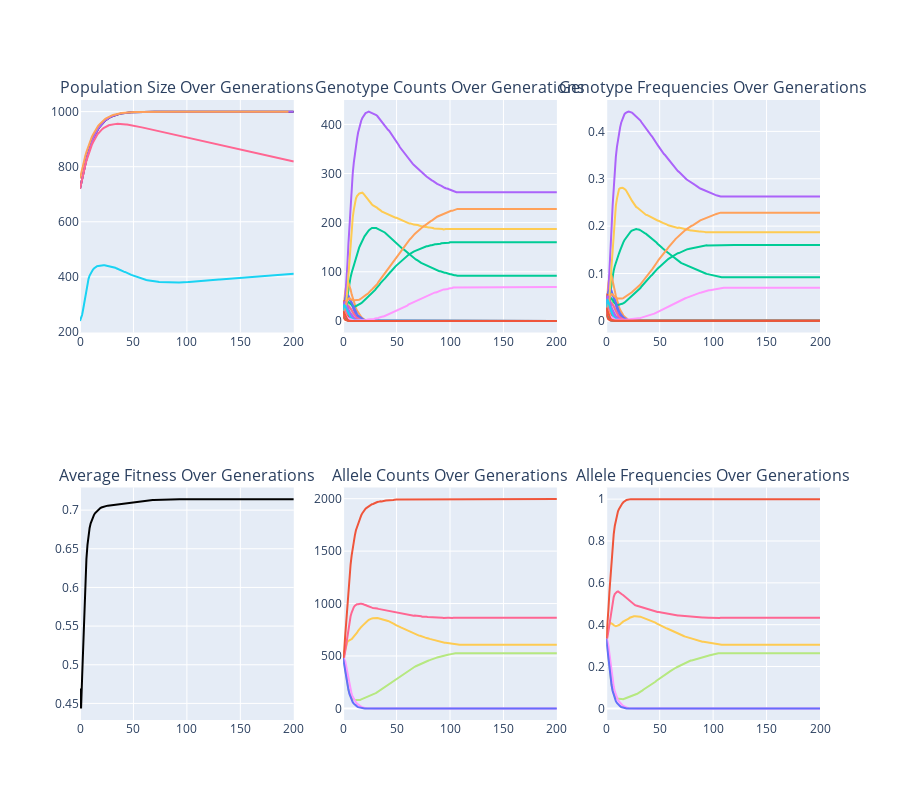

Notebook source saved alongside this figure:
### Code cell
# 2 loci with 3 alleles each (Randomly generated, not HW equilibrium)

generations=200
growth_rate=0.1
drift=0
carrying_capacity = 1000
bottleneck_yr=None
bottleneck_pop=None
covariance=0
small_pop_inbreeding=0

# Randomly generate genotype data
# Example usage:
loci = 2
alleles = 3
Nm_min = 10
Nm_max = 10
Nf_min = 10
Nf_max = 10
seed = None

genotype_data = generate_genotype_data(loci, alleles, Nm_min, Nm_max, Nf_min, Nf_max, seed)


mutations=None

pop_gen(
    generations,
    genotype_data,
    growth_rate,
    carrying_capacity,
    drift,
    mutations,
    bottleneck_yr,
    bottleneck_pop,
    covariance,
    small_pop_inbreeding
)

# Print genotype counts and fitness
# for genotype, data in genotype_data.items():
#     print(f"{genotype}: {data}")

### Figure 1 — Plotly figure (JSON) as saved in the notebook; plotly's stock layout.template omitted (floating-point values rounded to 4 significant figures; data arrays with more than 128 entries replaced by an {"elided": "..."} marker saying what was removed)
{"data": [{"hoverinfo": "text", "line": {"color": "black"}, "mode": "lines", "name": "N", "showlegend": false, "text": {"elided": "201 str values"}, "type": "scatter", "x": {"elided": "201 int values"}, "xaxis": "x", "y": {"elided": "201 float values"}, "yaxis": "y"}, {"hoverinfo": "text", "line": {"color": "#AB63FA"}, "mode": "lines", "name": "Ne (Sex Ratios)", "showlegend": false, "text": {"elided": "201 str values"}, "type": "scatter", "x": {"elided": "201 int values"}, "xaxis": "x", "y": {"elided": "201 float values"}, "yaxis": "y"}, {"hoverinfo": "text", "line": {"color": "#FFA15A"}, "mode": "lines", "name": "Ne (Size Variation)", "showlegend": false, "text": {"elided": "196 str values"}, "type": "scatter", "x": {"elided": "196 int values"}, "xaxis": "x", "y": {"elided": "196 float values"}, "yaxis": "y"}, {"hoverinfo": "text", "line": {"color": "#19D3F3"}, "mode": "lines", "name": "Ne (Allele Variation)", "showlegend": false, "text": {"elided": "201 str values"}, "type": "scatter", "x": {"elided": "201 int values"}, "xaxis": "x", "y": {"elided": "201 float values"}, "yaxis": "y"}, {"hoverinfo": "text", "line": {"color": "#FF6692"}, "mode": "lines", "name": "Ne (Inbreeding)", "showlegend": false, "text": {"elided": "201 str values"}, "type": "scatter", "x": {"elided": "201 int values"}, "xaxis": "x", "y": {"elided": "201 float values"}, "yaxis": "y"}, {"hoverinfo": "text", "line": {"color": "#19D3F3"}, "mode": "lines", "name": "A1A1, B1B1", "showlegend": false, "text": {"elided": "201 str values"}, "type": "scatter", "x": {"elided": "201 int values"}, "xaxis": "x2", "y": {"elided": "201 int values"}, "yaxis": "y2"}, {"hoverinfo": "text", "line": {"color": "#B6E880"}, "mode": "lines", "name": "A1A1, B1B2", "showlegend": false, "text": {"elided": "201 str values"}, "type": "scatter", "x": {"elided": "201 int values"}, "xaxis": "x2", "y": {"elided": "201 int values"}, "yaxis": "y2"}, {"hoverinfo": "text", "line": {"color": "#FFA15A"}, "mode": "lines", "name": "A1A1, B1B3", "showlegend": false, "text": {"elided": "201 str values"}, "type": "scatter", "x": {"elided": "201 int values"}, "xaxis": "x2", "y": {"elided": "201 int values"}, "yaxis": "y2"}, {"hoverinfo": "text", "line": {"color": "#00CC96"}, "mode": "lines", "name": "A1A1, B2B2", "showlegend": false, "text": {"elided": "201 str values"}, "type": "scatter", "x": {"elided": "201 int values"}, "xaxis": "x2", "y": {"elided": "201 int values"}, "yaxis": "y2"}, {"hoverinfo": "text", "line": {"color": "#AB63FA"}, "mode": "lines", "name": "A1A1, B2B3", "showlegend": false, "text": {"elided": "201 str values"}, "type": "scatter", "x": {"elided": "201 int values"}, "xaxis": "x2", "y": {"elided": "201 int values"}, "yaxis": "y2"}, {"hoverinfo": "text", "line": {"color": "#FF97FF"}, "mode": "lines", "name": "A1A1, B3B3", "showlegend": false, "text": {"elided": "201 str values"}, "type": "scatter", "x": {"elided": "201 int values"}, "xaxis": "x2", "y": {"elided": "201 int values"}, "yaxis": "y2"}, {"hoverinfo": "text", "line": {"color": "#B6E880"}, "mode": "lines", "name": "A1A2, B1B1", "showlegend": false, "text": {"elided": "201 str values"}, "type": "scatter", "x": {"elided": "201 int values"}, "xaxis": "x2", "y": {"elided": "201 int values"}, "yaxis": "y2"}, {"hoverinfo": "text", "line": {"color": "#FFA15A"}, "mode": "lines", "name": "A1A2, B1B2", "showlegend": false, "text": {"elided": "201 str values"}, "type": "scatter", "x": {"elided": "201 int values"}, "xaxis": "x2", "y": {"elided": "201 int values"}, "yaxis": "y2"}, {"hoverinfo": "text", "line": {"color": "#19D3F3"}, "mode": "lines", "name": "A1A2, B1B3", "showlegend": false, "text": {"elided": "201 str values"}, "type": "scatter", "x": {"elided": "201 int values"}, "xaxis": "x2", "y": {"elided": "201 int values"}, "yaxis": "y2"}, {"hoverinfo": "text", "line": {"color": "#AB63FA"}, "mode": "lines", "name": "A1A2, B2B2", "showlegend": false, "text": {"elided": "201 str values"}, "type": "scatter", "x": {"elided": "201 int values"}, "xaxis": "x2", "y": {"elided": "201 int values"}, "yaxis": "y2"}, {"hoverinfo": "text", "line": {"color": "#636EFA"}, "mode": "lines", "name": "A1A2, B2B3", "showlegend": false, "text": {"elided": "201 str values"}, "type": "scatter", "x": {"elided": "201 int values"}, "xaxis": "x2", "y": {"elided": "201 int values"}, "yaxis": "y2"}, {"hoverinfo": "text", "line": {"color": "#00CC96"}, "mode": "lines", "name": "A1A2, B3B3", "showlegend": false, "text": {"elided": "201 str values"}, "type": "scatter", "x": {"elided": "201 int values"}, "xaxis": "x2", "y": {"elided": "201 int values"}, "yaxis": "y2"}, {"hoverinfo": "text", "line": {"color": "#636EFA"}, "mode": "lines", "name": "A1A3, B1B1", "showlegend": false, "text": {"elided": "201 str values"}, "type": "scatter", "x": {"elided": "201 int values"}, "xaxis": "x2", "y": {"elided": "201 int values"}, "yaxis": "y2"}, {"hoverinfo": "text", "line": {"color": "#EF553B"}, "mode": "lines", "name": "A1A3, B1B2", "showlegend": false, "text": {"elided": "201 str values"}, "type": "scatter", "x": {"elided": "201 int values"}, "xaxis": "x2", "y": {"elided": "201 int values"}, "yaxis": "y2"}, {"hoverinfo": "text", "line": {"color": "#FFA15A"}, "mode": "lines", "name": "A1A3, B1B3", "showlegend": false, "text": {"elided": "201 str values"}, "type": "scatter", "x": {"elided": "201 int values"}, "xaxis": "x2", "y": {"elided": "201 int values"}, "yaxis": "y2"}, {"hoverinfo": "text", "line": {"color": "#00CC96"}, "mode": "lines", "name": "A1A3, B2B2", "showlegend": false, "text": {"elided": "201 str values"}, "type": "scatter", "x": {"elided": "201 int values"}, "xaxis": "x2", "y": {"elided": "201 int values"}, "yaxis": "y2"}, {"hoverinfo": "text", "line": {"color": "#AB63FA"}, "mode": "lines", "name": "A1A3, B2B3", "showlegend": false, "text": {"elided": "201 str values"}, "type": "scatter", "x": {"elided": "201 int values"}, "xaxis": "x2", "y": {"elided": "201 int values"}, "yaxis": "y2"}, {"hoverinfo": "text", "line": {"color": "#B6E880"}, "mode": "lines", "name": "A1A3, B3B3", "showlegend": false, "text": {"elided": "201 str values"}, "type": "scatter", "x": {"elided": "201 int values"}, "xaxis": "x2", "y": {"elided": "201 int values"}, "yaxis": "y2"}, {"hoverinfo": "text", "line": {"color": "#FF6692"}, "mode": "lines", "name": "A2A2, B1B1", "showlegend": false, "text": {"elided": "201 str values"}, "type": "scatter", "x": {"elided": "201 int values"}, "xaxis": "x2", "y": {"elided": "201 int values"}, "yaxis": "y2"}, {"hoverinfo": "text", "line": {"color": "#636EFA"}, "mode": "lines", "name": "A2A2, B1B2", "showlegend": false, "text": {"elided": "201 str values"}, "type": "scatter", "x": {"elided": "201 int values"}, "xaxis": "x2", "y": {"elided": "201 int values"}, "yaxis": "y2"}, {"hoverinfo": "text", "line": {"color": "#EF553B"}, "mode": "lines", "name": "A2A2, B1B3", "showlegend": false, "text": {"elided": "201 str values"}, "type": "scatter", "x": {"elided": "201 int values"}, "xaxis": "x2", "y": {"elided": "201 int values"}, "yaxis": "y2"}, {"hoverinfo": "text", "line": {"color": "#FECB52"}, "mode": "lines", "name": "A2A2, B2B2", "showlegend": false, "text": {"elided": "201 str values"}, "type": "scatter", "x": {"elided": "201 int values"}, "xaxis": "x2", "y": {"elided": "201 int values"}, "yaxis": "y2"}, {"hoverinfo": "text", "line": {"color": "#FF6692"}, "mode": "lines", "name": "A2A2, B2B3", "showlegend": false, "text": {"elided": "201 str values"}, "type": "scatter", "x": {"elided": "201 int values"}, "xaxis": "x2", "y": {"elided": "201 int values"}, "yaxis": "y2"}, {"hoverinfo": "text", "line": {"color": "#FECB52"}, "mode": "lines", "name": "A2A2, B3B3", "showlegend": false, "text": {"elided": "201 str values"}, "type": "scatter", "x": {"elided": "201 int values"}, "xaxis": "x2", "y": {"elided": "201 int values"}, "yaxis": "y2"}, {"hoverinfo": "text", "line": {"color": "#636EFA"}, "mode": "lines", "name": "A2A3, B1B1", "showlegend": false, "text": {"elided": "201 str values"}, "type": "scatter", "x": {"elided": "201 int values"}, "xaxis": "x2", "y": {"elided": "201 int values"}, "yaxis": "y2"}, {"hoverinfo": "text", "line": {"color": "#AB63FA"}, "mode": "lines", "name": "A2A3, B1B2", "showlegend": false, "text": {"elided": "201 str values"}, "type": "scatter", "x": {"elided": "201 int values"}, "xaxis": "x2", "y": {"elided": "201 int values"}, "yaxis": "y2"}, {"hoverinfo": "text", "line": {"color": "#FF6692"}, "mode": "lines", "name": "A2A3, B1B3", "showlegend": false, "text": {"elided": "201 str values"}, "type": "scatter", "x": {"elided": "201 int values"}, "xaxis": "x2", "y": {"elided": "201 int values"}, "yaxis": "y2"}, {"hoverinfo": "text", "line": {"color": "#FFA15A"}, "mode": "lines", "name": "A2A3, B2B2", "showlegend": false, "text": {"elided": "201 str values"}, "type": "scatter", "x": {"elided": "201 int values"}, "xaxis": "x2", "y": {"elided": "201 int values"}, "yaxis": "y2"}, {"hoverinfo": "text", "line": {"color": "#19D3F3"}, "mode": "lines", "name": "A2A3, B2B3", "showlegend": false, "text": {"elided": "201 str values"}, "type": "scatter", "x": {"elided": "201 int values"}, "xaxis": "x2", "y": {"elided": "201 int values"}, "yaxis": "y2"}, {"hoverinfo": "text", "line": {"color": "#FF97FF"}, "mode": "lines", "name": "A2A3, B3B3", "showlegend": false, "text": {"elided": "201 str values"}, "type": "scatter", "x": {"elided": "201 int values"}, "xaxis": "x2", "y": {"elided": "201 int values"}, "yaxis": "y2"}, {"hoverinfo": "text", "line": {"color": "#19D3F3"}, "mode": "lines", "name": "A3A3, B1B1", "showlegend": false, "text": {"elided": "201 str values"}, "type": "scatter", "x": {"elided": "201 int values"}, "xaxis": "x2", "y": {"elided": "201 int values"}, "yaxis": "y2"}, {"hoverinfo": "text", "line": {"color": "#FECB52"}, "mode": "lines", "name": "A3A3, B1B2", "showlegend": false, "text": {"elided": "201 str values"}, "type": "scatter", "x": {"elided": "201 int values"}, "xaxis": "x2", "y": {"elided": "201 int values"}, "yaxis": "y2"}, {"hoverinfo": "text", "line": {"color": "#00CC96"}, "mode": "lines", "name": "A3A3, B1B3", "showlegend": false, "text": {"elided": "201 str values"}, "type": "scatter", "x": {"elided": "201 int values"}, "xaxis": "x2", "y": {"elided": "201 int values"}, "yaxis": "y2"}, {"hoverinfo": "text", "line": {"color": "#FF97FF"}, "mode": "lines", "name": "A3A3, B2B2", "showlegend": false, "text": {"elided": "201 str values"}, "type": "scatter", "x": {"elided": "201 int values"}, "xaxis": "x2", "y": {"elided": "201 int values"}, "yaxis": "y2"}, {"hoverinfo": "text", "line": {"color": "#EF553B"}, "mode": "lines", "name": "A3A3, B2B3", "showlegend": false, "text": {"elided": "201 str values"}, "type": "scatter", "x": {"elided": "201 int values"}, "xaxis": "x2", "y": {"elided": "201 int values"}, "yaxis": "y2"}, {"hoverinfo": "text", "line": {"color": "#EF553B"}, "mode": "lines", "name": "A3A3, B3B3", "showlegend": false, "text": {"elided": "201 str values"}, "type": "scatter", "x": {"elided": "201 int values"}, "xaxis": "x2", "y": {"elided": "201 int values"}, "yaxis": "y2"}, {"hoverinfo": "text", "line": {"color": "#19D3F3"}, "mode": "lines", "name": "A1A1, B1B1", "showlegend": false, "text": {"elided": "201 str values"}, "type": "scatter", "x": {"elided": "201 int values"}, "xaxis": "x3", "y": {"elided": "201 float values"}, "yaxis": "y3"}, {"hoverinfo": "text", "line": {"color": "#B6E880"}, "mode": "lines", "name": "A1A1, B1B2", "showlegend": false, "text": {"elided": "201 str values"}, "type": "scatter", "x": {"elided": "201 int values"}, "xaxis": "x3", "y": {"elided": "201 float values"}, "yaxis": "y3"}, {"hoverinfo": "text", "line": {"color": "#FFA15A"}, "mode": "lines", "name": "A1A1, B1B3", "showlegend": false, "text": {"elided": "201 str values"}, "type": "scatter", "x": {"elided": "201 int values"}, "xaxis": "x3", "y": {"elided": "201 float values"}, "yaxis": "y3"}, {"hoverinfo": "text", "line": {"color": "#00CC96"}, "mode": "lines", "name": "A1A1, B2B2", "showlegend": false, "text": {"elided": "201 str values"}, "type": "scatter", "x": {"elided": "201 int values"}, "xaxis": "x3", "y": {"elided": "201 float values"}, "yaxis": "y3"}, {"hoverinfo": "text", "line": {"color": "#AB63FA"}, "mode": "lines", "name": "A1A1, B2B3", "showlegend": false, "text": {"elided": "201 str values"}, "type": "scatter", "x": {"elided": "201 int values"}, "xaxis": "x3", "y": {"elided": "201 float values"}, "yaxis": "y3"}, {"hoverinfo": "text", "line": {"color": "#FF97FF"}, "mode": "lines", "name": "A1A1, B3B3", "showlegend": false, "text": {"elided": "201 str values"}, "type": "scatter", "x": {"elided": "201 int values"}, "xaxis": "x3", "y": {"elided": "201 float values"}, "yaxis": "y3"}, {"hoverinfo": "text", "line": {"color": "#B6E880"}, "mode": "lines", "name": "A1A2, B1B1", "showlegend": false, "text": {"elided": "201 str values"}, "type": "scatter", "x": {"elided": "201 int values"}, "xaxis": "x3", "y": {"elided": "201 float values"}, "yaxis": "y3"}, {"hoverinfo": "text", "line": {"color": "#FFA15A"}, "mode": "lines", "name": "A1A2, B1B2", "showlegend": false, "text": {"elided": "201 str values"}, "type": "scatter", "x": {"elided": "201 int values"}, "xaxis": "x3", "y": {"elided": "201 float values"}, "yaxis": "y3"}, {"hoverinfo": "text", "line": {"color": "#19D3F3"}, "mode": "lines", "name": "A1A2, B1B3", "showlegend": false, "text": {"elided": "201 str values"}, "type": "scatter", "x": {"elided": "201 int values"}, "xaxis": "x3", "y": {"elided": "201 float values"}, "yaxis": "y3"}, {"hoverinfo": "text", "line": {"color": "#AB63FA"}, "mode": "lines", "name": "A1A2, B2B2", "showlegend": false, "text": {"elided": "201 str values"}, "type": "scatter", "x": {"elided": "201 int values"}, "xaxis": "x3", "y": {"elided": "201 float values"}, "yaxis": "y3"}, {"hoverinfo": "text", "line": {"color": "#636EFA"}, "mode": "lines", "name": "A1A2, B2B3", "showlegend": false, "text": {"elided": "201 str values"}, "type": "scatter", "x": {"elided": "201 int values"}, "xaxis": "x3", "y": {"elided": "201 float values"}, "yaxis": "y3"}, {"hoverinfo": "text", "line": {"color": "#00CC96"}, "mode": "lines", "name": "A1A2, B3B3", "showlegend": false, "text": {"elided": "201 str values"}, "type": "scatter", "x": {"elided": "201 int values"}, "xaxis": "x3", "y": {"elided": "201 float values"}, "yaxis": "y3"}, {"hoverinfo": "text", "line": {"color": "#636EFA"}, "mode": "lines", "name": "A1A3, B1B1", "showlegend": false, "text": {"elided": "201 str values"}, "type": "scatter", "x": {"elided": "201 int values"}, "xaxis": "x3", "y": {"elided": "201 float values"}, "yaxis": "y3"}, {"hoverinfo": "text", "line": {"color": "#EF553B"}, "mode": "lines", "name": "A1A3, B1B2", "showlegend": false, "text": {"elided": "201 str values"}, "type": "scatter", "x": {"elided": "201 int values"}, "xaxis": "x3", "y": {"elided": "201 float values"}, "yaxis": "y3"}, {"hoverinfo": "text", "line": {"color": "#FFA15A"}, "mode": "lines", "name": "A1A3, B1B3", "showlegend": false, "text": {"elided": "201 str values"}, "type": "scatter", "x": {"elided": "201 int values"}, "xaxis": "x3", "y": {"elided": "201 float values"}, "yaxis": "y3"}, {"hoverinfo": "text", "line": {"color": "#00CC96"}, "mode": "lines", "name": "A1A3, B2B2", "showlegend": false, "text": {"elided": "201 str values"}, "type": "scatter", "x": {"elided": "201 int values"}, "xaxis": "x3", "y": {"elided": "201 float values"}, "yaxis": "y3"}, {"hoverinfo": "text", "line": {"color": "#AB63FA"}, "mode": "lines", "name": "A1A3, B2B3", "showlegend": false, "text": {"elided": "201 str values"}, "type": "scatter", "x": {"elided": "201 int values"}, "xaxis": "x3", "y": {"elided": "201 float values"}, "yaxis": "y3"}, {"hoverinfo": "text", "line": {"color": "#B6E880"}, "mode": "lines", "name": "A1A3, B3B3", "showlegend": false, "text": {"elided": "201 str values"}, "type": "scatter", "x": {"elided": "201 int values"}, "xaxis": "x3", "y": {"elided": "201 float values"}, "yaxis": "y3"}, {"hoverinfo": "text", "line": {"color": "#FF6692"}, "mode": "lines", "name": "A2A2, B1B1", "showlegend": false, "text": {"elided": "201 str values"}, "type": "scatter", "x": {"elided": "201 int values"}, "xaxis": "x3", "y": {"elided": "201 float values"}, "yaxis": "y3"}, {"hoverinfo": "text", "line": {"color": "#636EFA"}, "mode": "lines", "name": "A2A2, B1B2", "showlegend": false, "text": {"elided": "201 str values"}, "type": "scatter", "x": {"elided": "201 int values"}, "xaxis": "x3", "y": {"elided": "201 float values"}, "yaxis": "y3"}, {"hoverinfo": "text", "line": {"color": "#EF553B"}, "mode": "lines", "name": "A2A2, B1B3", "showlegend": false, "text": {"elided": "201 str values"}, "type": "scatter", "x": {"elided": "201 int values"}, "xaxis": "x3", "y": {"elided": "201 float values"}, "yaxis": "y3"}, {"hoverinfo": "text", "line": {"color": "#FECB52"}, "mode": "lines", "name": "A2A2, B2B2", "showlegend": false, "text": {"elided": "201 str values"}, "type": "scatter", "x": {"elided": "201 int values"}, "xaxis": "x3", "y": {"elided": "201 float values"}, "yaxis": "y3"}, {"hoverinfo": "text", "line": {"color": "#FF6692"}, "mode": "lines", "name": "A2A2, B2B3", "showlegend": false, "text": {"elided": "201 str values"}, "type": "scatter", "x": {"elided": "201 int values"}, "xaxis": "x3", "y": {"elided": "201 float values"}, "yaxis": "y3"}, {"hoverinfo": "text", "line": {"color": "#FECB52"}, "mode": "lines", "name": "A2A2, B3B3", "showlegend": false, "text": {"elided": "201 str values"}, "type": "scatter", "x": {"elided": "201 int values"}, "xaxis": "x3", "y": {"elided": "201 float values"}, "yaxis": "y3"}, {"hoverinfo": "text", "line": {"color": "#636EFA"}, "mode": "lines", "name": "A2A3, B1B1", "showlegend": false, "text": {"elided": "201 str values"}, "type": "scatter", "x": {"elided": "201 int values"}, "xaxis": "x3", "y": {"elided": "201 float values"}, "yaxis": "y3"}, {"hoverinfo": "text", "line": {"color": "#AB63FA"}, "mode": "lines", "name": "A2A3, B1B2", "showlegend": false, "text": {"elided": "201 str values"}, "type": "scatter", "x": {"elided": "201 int values"}, "xaxis": "x3", "y": {"elided": "201 float values"}, "yaxis": "y3"}, {"hoverinfo": "text", "line": {"color": "#FF6692"}, "mode": "lines", "name": "A2A3, B1B3", "showlegend": false, "text": {"elided": "201 str values"}, "type": "scatter", "x": {"elided": "201 int values"}, "xaxis": "x3", "y": {"elided": "201 float values"}, "yaxis": "y3"}, {"hoverinfo": "text", "line": {"color": "#FFA15A"}, "mode": "lines", "name": "A2A3, B2B2", "showlegend": false, "text": {"elided": "201 str values"}, "type": "scatter", "x": {"elided": "201 int values"}, "xaxis": "x3", "y": {"elided": "201 float values"}, "yaxis": "y3"}, {"hoverinfo": "text", "line": {"color": "#19D3F3"}, "mode": "lines", "name": "A2A3, B2B3", "showlegend": false, "text": {"elided": "201 str values"}, "type": "scatter", "x": {"elided": "201 int values"}, "xaxis": "x3", "y": {"elided": "201 float values"}, "yaxis": "y3"}, {"hoverinfo": "text", "line": {"color": "#FF97FF"}, "mode": "lines", "name": "A2A3, B3B3", "showlegend": false, "text": {"elided": "201 str values"}, "type": "scatter", "x": {"elided": "201 int values"}, "xaxis": "x3", "y": {"elided": "201 float values"}, "yaxis": "y3"}, {"hoverinfo": "text", "line": {"color": "#19D3F3"}, "mode": "lines", "name": "A3A3, B1B1", "showlegend": false, "text": {"elided": "201 str values"}, "type": "scatter", "x": {"elided": "201 int values"}, "xaxis": "x3", "y": {"elided": "201 float values"}, "yaxis": "y3"}, {"hoverinfo": "text", "line": {"color": "#FECB52"}, "mode": "lines", "name": "A3A3, B1B2", "showlegend": false, "text": {"elided": "201 str values"}, "type": "scatter", "x": {"elided": "201 int values"}, "xaxis": "x3", "y": {"elided": "201 float values"}, "yaxis": "y3"}, {"hoverinfo": "text", "line": {"color": "#00CC96"}, "mode": "lines", "name": "A3A3, B1B3", "showlegend": false, "text": {"elided": "201 str values"}, "type": "scatter", "x": {"elided": "201 int values"}, "xaxis": "x3", "y": {"elided": "201 float values"}, "yaxis": "y3"}, {"hoverinfo": "text", "line": {"color": "#FF97FF"}, "mode": "lines", "name": "A3A3, B2B2", "showlegend": false, "text": {"elided": "201 str values"}, "type": "scatter", "x": {"elided": "201 int values"}, "xaxis": "x3", "y": {"elided": "201 float values"}, "yaxis": "y3"}, {"hoverinfo": "text", "line": {"color": "#EF553B"}, "mode": "lines", "name": "A3A3, B2B3", "showlegend": false, "text": {"elided": "201 str values"}, "type": "scatter", "x": {"elided": "201 int values"}, "xaxis": "x3", "y": {"elided": "201 float values"}, "yaxis": "y3"}, {"hoverinfo": "text", "line": {"color": "#EF553B"}, "mode": "lines", "name": "A3A3, B3B3", "showlegend": false, "text": {"elided": "201 str values"}, "type": "scatter", "x": {"elided": "201 int values"}, "xaxis": "x3", "y": {"elided": "201 float values"}, "yaxis": "y3"}, {"hoverinfo": "text", "line": {"color": "black"}, "mode": "lines", "name": "Average Fitness", "showlegend": false, "text": {"elided": "201 str values"}, "type": "scatter", "x": {"elided": "201 int values"}, "xaxis": "x4", "y": {"elided": "201 float values"}, "yaxis": "y4"}, {"hoverinfo": "text", "line": {"color": "#FECB52"}, "mode": "lines", "name": "A1", "showlegend": false, "text": {"elided": "201 str values"}, "type": "scatter", "x": {"elided": "201 int values"}, "xaxis": "x5", "y": {"elided": "201 int values"}, "yaxis": "y5"}, {"hoverinfo": "text", "line": {"color": "#FF6692"}, "mode": "lines", "name": "A2", "showlegend": false, "text": {"elided": "201 str values"}, "type": "scatter", "x": {"elided": "201 int values"}, "xaxis": "x5", "y": {"elided": "201 int values"}, "yaxis": "y5"}, {"hoverinfo": "text", "line": {"color": "#B6E880"}, "mode": "lines", "name": "A3", "showlegend": false, "text": {"elided": "201 str values"}, "type": "scatter", "x": {"elided": "201 int values"}, "xaxis": "x5", "y": {"elided": "201 int values"}, "yaxis": "y5"}, {"hoverinfo": "text", "line": {"color": "#FF97FF"}, "mode": "lines", "name": "B1", "showlegend": false, "text": {"elided": "201 str values"}, "type": "scatter", "x": {"elided": "201 int values"}, "xaxis": "x5", "y": {"elided": "201 int values"}, "yaxis": "y5"}, {"hoverinfo": "text", "line": {"color": "#EF553B"}, "mode": "lines", "name": "B2", "showlegend": false, "text": {"elided": "201 str values"}, "type": "scatter", "x": {"elided": "201 int values"}, "xaxis": "x5", "y": {"elided": "201 int values"}, "yaxis": "y5"}, {"hoverinfo": "text", "line": {"color": "#636EFA"}, "mode": "lines", "name": "B3", "showlegend": false, "text": {"elided": "201 str values"}, "type": "scatter", "x": {"elided": "201 int values"}, "xaxis": "x5", "y": {"elided": "201 int values"}, "yaxis": "y5"}, {"hoverinfo": "text", "line": {"color": "#FECB52"}, "mode": "lines", "name": "A1", "showlegend": false, "text": {"elided": "201 str values"}, "type": "scatter", "x": {"elided": "201 int values"}, "xaxis": "x6", "y": {"elided": "201 float values"}, "yaxis": "y6"}, {"hoverinfo": "text", "line": {"color": "#FF6692"}, "mode": "lines", "name": "A2", "showlegend": false, "text": {"elided": "201 str values"}, "type": "scatter", "x": {"elided": "201 int values"}, "xaxis": "x6", "y": {"elided": "201 float values"}, "yaxis": "y6"}, {"hoverinfo": "text", "line": {"color": "#B6E880"}, "mode": "lines", "name": "A3", "showlegend": false, "text": {"elided": "201 str values"}, "type": "scatter", "x": {"elided": "201 int values"}, "xaxis": "x6", "y": {"elided": "201 float values"}, "yaxis": "y6"}, {"hoverinfo": "text", "line": {"color": "#FF97FF"}, "mode": "lines", "name": "B1", "showlegend": false, "text": {"elided": "201 str values"}, "type": "scatter", "x": {"elided": "201 int values"}, "xaxis": "x6", "y": {"elided": "201 float values"}, "yaxis": "y6"}, {"hoverinfo": "text", "line": {"color": "#EF553B"}, "mode": "lines", "name": "B2", "showlegend": false, "text": {"elided": "201 str values"}, "type": "scatter", "x": {"elided": "201 int values"}, "xaxis": "x6", "y": {"elided": "201 float values"}, "yaxis": "y6"}, {"hoverinfo": "text", "line": {"color": "#636EFA"}, "mode": "lines", "name": "B3", "showlegend": false, "text": {"elided": "201 str values"}, "type": "scatter", "x": {"elided": "201 int values"}, "xaxis": "x6", "y": {"elided": "201 float values"}, "yaxis": "y6"}], "layout": {"annotations": [{"font": {"size": 16}, "showarrow": false, "text": "Population Size Over Generations", "x": 0.1444, "xanchor": "center", "xref": "paper", "y": 1, "yanchor": "bottom", "yref": "paper"}, {"font": {"size": 16}, "showarrow": false, "text": "Genotype Counts Over Generations", "x": 0.5, "xanchor": "center", "xref": "paper", "y": 1, "yanchor": "bottom", "yref": "paper"}, {"font": {"size": 16}, "showarrow": false, "text": "Genotype Frequencies Over Generations", "x": 0.8556, "xanchor": "center", "xref": "paper", "y": 1, "yanchor": "bottom", "yref": "paper"}, {"font": {"size": 16}, "showarrow": false, "text": "Average Fitness Over Generations", "x": 0.1444, "xanchor": "center", "xref": "paper", "y": 0.375, "yanchor": "bottom", "yref": "paper"}, {"font": {"size": 16}, "showarrow": false, "text": "Allele Counts Over Generations", "x": 0.5, "xanchor": "center", "xref": "paper", "y": 0.375, "yanchor": "bottom", "yref": "paper"}, {"font": {"size": 16}, "showarrow": false, "text": "Allele Frequencies Over Generations", "x": 0.8556, "xanchor": "center", "xref": "paper", "y": 0.375, "yanchor": "bottom", "yref": "paper"}], "height": 800, "hovermode": "closest", "xaxis": {"anchor": "y", "domain": [0, 0.2889]}, "xaxis2": {"anchor": "y2", "domain": [0.3556, 0.6444]}, "xaxis3": {"anchor": "y3", "domain": [0.7111, 1]}, "xaxis4": {"anchor": "y4", "domain": [0, 0.2889]}, "xaxis5": {"anchor": "y5", "domain": [0.3556, 0.6444]}, "xaxis6": {"anchor": "y6", "domain": [0.7111, 1]}, "yaxis": {"anchor": "x", "domain": [0.625, 1]}, "yaxis2": {"anchor": "x2", "domain": [0.625, 1]}, "yaxis3": {"anchor": "x3", "domain": [0.625, 1]}, "yaxis4": {"anchor": "x4", "domain": [0, 0.375]}, "yaxis5": {"anchor": "x5", "domain": [0, 0.375]}, "yaxis6": {"anchor": "x6", "domain": [0, 0.375]}}}
